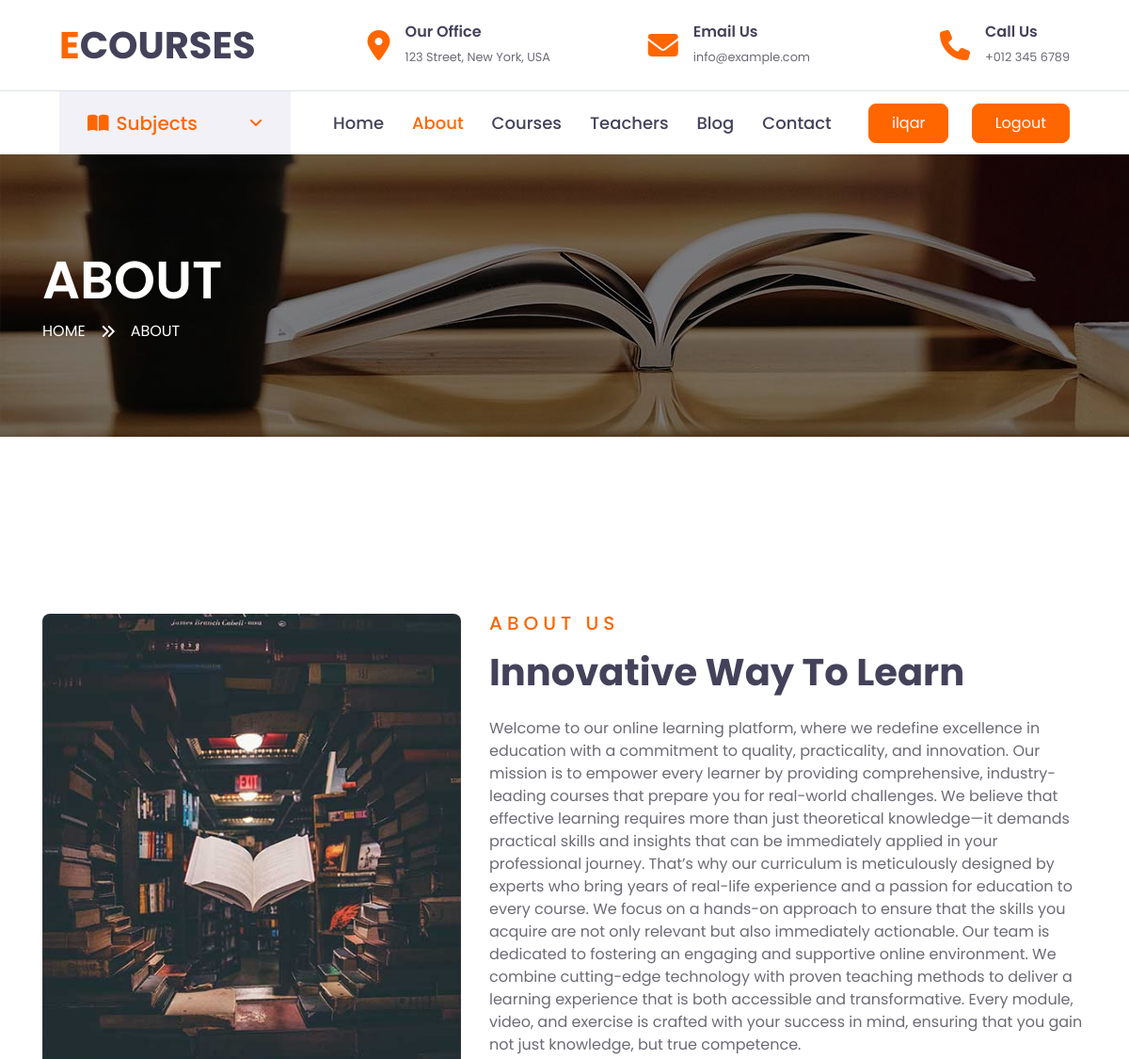
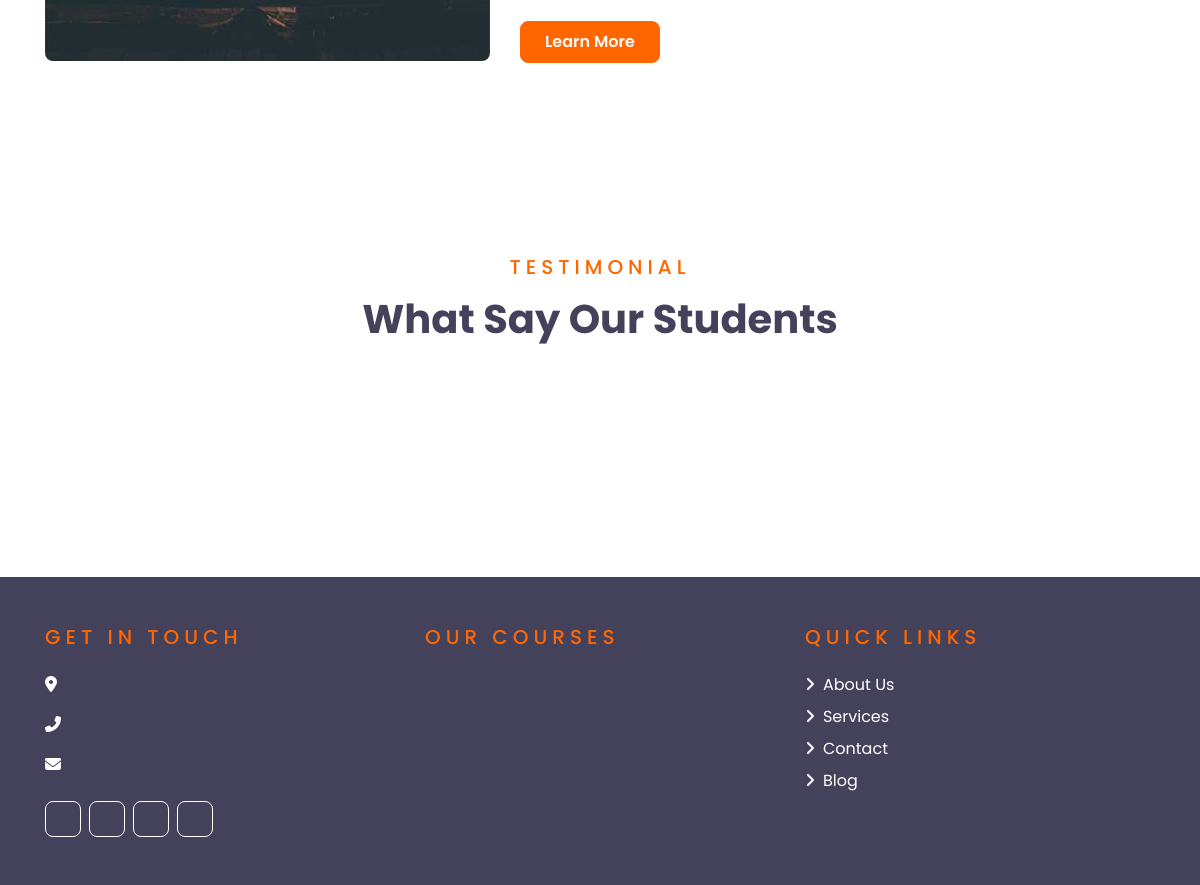
The page /about/ (signed in) on the database its author committed (2 pictures, top to bottom).
### myapp/models.py (models this page shows)
class AboutUs(models.Model):
    title = models.CharField(max_length=100)
    h1 = models.CharField(max_length=100)
    description= models.TextField(max_length=2000)
    url = models.CharField(null=True, blank=True)
    image = models.ImageField(upload_to='images/', null=False, blank=False)
    created_at = models.DateTimeField(auto_now=True)
    updated_at = models.DateTimeField(auto_now=True)

### myapp/views.py (the view)
# urls.py: path('about/', views.about, name='about'),
def about(request):
    testimonials = TestimonialSlider.objects.all()
    about_us = AboutUs.objects.all()
    get_in_touch = GetInTouch.objects.all()
    courses = Courses.objects.all()
    return render(request, 'about.html', {
        "get_in_touch": get_in_touch,
        "about_us": about_us,
        "testimonial": testimonials,
        "courses": courses,
    })

### templates/about.html (shortened to what this page needs)
{% extends 'base.html' %}
{% load static %}
{% block content %}
    <div class="container-fluid page-header" style="margin-bottom: 90px;">
        <div class="container">
            <div class="d-flex flex-column justify-content-center" style="min-height: 300px">
                <h3 class="display-4 text-white text-uppercase">About</h3>
                <div class="d-inline-flex text-white">
                    <p class="m-0 text-uppercase"><a class="text-white" href="">Home</a></p>
                    <i class="fa fa-angle-double-right pt-1 px-3"></i>
                    <p class="m-0 text-uppercase">About</p>
                </div>
            </div>
        </div>
    </div>
    <div class="container-fluid py-5">
        <div class="container py-5">
            <div class="row align-items-center">
                <div class="col-lg-5">
                    <img class="img-fluid rounded mb-4 mb-lg-0" src="{{ about_us.0.image.url }}" alt="">
                </div>
                <div class="col-lg-7">
                    <div class="text-left mb-4">
                        <h5 class="text-primary text-uppercase mb-3" style="letter-spacing: 5px;">{{ about_us.0.title }}</h5>
                        <h1>{{ about_us.0.h1 }}</h1>
                    </div>
                    <p>{{ about_us.0.description }}</p>
                    <a href="{{about_us.0.url}}" class="btn btn-primary py-md-2 px-md-4 font-weight-semi-bold mt-2">Learn More</a>
                </div>
            </div>
        </div>
    </div>
    <div class="container-fluid py-5">
        <div class="container py-5">
            <div class="text-center mb-5">
                <h5 class="text-primary text-uppercase mb-3" style="letter-spacing: 5px;">Testimonial</h5>
                <h1>What Say Our Students</h1>
            </div>
        </div>
    </div>
{% endblock %}

### templates/base.html (shortened to what this page needs)
{% load static %}
<!DOCTYPE html>
<html lang="en">
<head>
    <link rel="stylesheet" href="https://cdnjs.cloudflare.com/ajax/libs/font-awesome/6.5.1/css/all.min.css">
    <link href="{% static 'lib/owlcarousel/assets/owl.carousel.min.css' %}" rel="stylesheet">
    <link href="{% static 'css/style.css' %}" rel="stylesheet">
</head>
<body>
    <div class="container-fluid d-none d-lg-block">
        <div class="row align-items-center py-4 px-xl-5">
            <div class="col-lg-3">
                <a href="{% url 'index' %}" class="text-decoration-none">
                    <h1 class="m-0"><span class="text-primary">E</span>COURSES</h1>
                </a>
            </div>
            <div class="col-lg-3 text-right">
                <div class="d-inline-flex align-items-center">
                    <i class="fa fa-2x fa-map-marker-alt text-primary mr-3"></i>
                    <div class="text-left">
                        <h6 class="font-weight-semi-bold mb-1">Our Office</h6>
                        <small>123 Street, New York, USA</small>
                    </div>
                </div>
            </div>
            <div class="col-lg-3 text-right">
                <div class="d-inline-flex align-items-center">
                    <i class="fa fa-2x fa-envelope text-primary mr-3"></i>
                    <div class="text-left">
                        <h6 class="font-weight-semi-bold mb-1">Email Us</h6>
                        <small>info@example.com</small>
                    </div>
                </div>
            </div>
            <div class="col-lg-3 text-right">
                <div class="d-inline-flex align-items-center">
                    <i class="fa fa-2x fa-phone text-primary mr-3"></i>
                    <div class="text-left">
                        <h6 class="font-weight-semi-bold mb-1">Call Us</h6>
                        <small>+012 345 6789</small>
                    </div>
                </div>
            </div>
        </div>
    </div>
    <div class="container-fluid">
        <div class="row border-top px-xl-5">
            <div class="col-lg-3 d-none d-lg-block">
                <a class="d-flex align-items-center justify-content-between bg-secondary w-100 text-decoration-none" data-toggle="collapse" href="#navbar-vertical" style="height: 67px; padding: 0 30px;">
                    <h5 class="text-primary m-0"><i class="fa fa-book-open mr-2"></i>Subjects</h5>
                    <i class="fa fa-angle-down text-primary"></i>
                </a>
            </div>
            <div class="col-lg-9">
                <nav class="navbar navbar-expand-lg bg-light navbar-light py-3 py-lg-0 px-0">
                    <div class="collapse navbar-collapse justify-content-between" id="navbarCollapse">
                        <div class="navbar-nav py-0">
                            <a href="{% url 'index' %}" class="nav-item nav-link {% if request.path == '/' %} active {% endif %}">Home</a>
                            <a href="{% url 'about' %}" class="nav-item nav-link {% if request.path == '/about/' %} active {% endif %}">About</a>
                            <a href="{% url 'course' %}" class="nav-item nav-link {% if request.path == '/course/' %} active {% endif %}">Courses</a>
                            <a href="{% url 'teacher' %}" class="nav-item nav-link {% if request.path == '/teacher/' %} active {% endif %}">Teachers</a>
                            <a href="{% url 'blog' %}" class="nav-item nav-link {% if request.path == '/blog/' %}active{% endif %}">Blog</a>
                            <a href="{% url 'contact' %}" class="nav-item nav-link {% if request.path == '/contact/' %} active {% endif %}">Contact</a>
                        </div>
                        {% if user.is_authenticated %}
                        <div>
                            <a class="btn btn-primary py-2 px-4 ml-auto d-none d-lg-block" href="{% url 'profile' %}">{{ user.username }}</a>
                        </div>
                        <div>
                            <a class="btn btn-primary py-2 px-4 ml-auto d-none d-lg-block" href="{% url 'logout' %}">Logout</a>
                        </div>
                        {% else %}
                        <a class="btn btn-primary py-2 px-4 ml-auto d-none d-lg-block" href="{% url 'login_page' %}">Join Now</a>
                        {% endif %}
                    </div>
                </nav>
            </div>
        </div>
    </div>
    {% block content %}{% endblock %}
    <div class="container-fluid bg-dark text-white py-5" style="margin-top: 90px;">
      <div class="container">
        <div class="row g-4">
          <div class="col-md-4">
            <h5 class="text-primary text-uppercase mb-4" style="letter-spacing: 5px;">Get In Touch</h5>
            <p><i class="fa fa-map-marker-alt mr-2"></i>{{ get_in_touch.0.location }}</p>
            <p><i class="fa fa-phone-alt mr-2"></i>{{ get_in_touch.0.phone_number }}</p>
            <p><i class="fa fa-envelope mr-2"></i>{{ get_in_touch.0.email }}</p>
            <div class="d-flex justify-content-start mt-4">
              <a class="btn btn-outline-light btn-square mr-2" href="{{ get_in_touch.0.social_media_url_1 }}"><i class="fab fa-{{ get_in_touch.0.social_media_icon_1 }}"></i></a>
              <a class="btn btn-outline-light btn-square mr-2" href="{{ get_in_touch.0.social_media_url_2 }}"><i class="fab fa-{{ get_in_touch.0.social_media_icon_2 }}"></i></a>
              <a class="btn btn-outline-light btn-square mr-2" href="{{ get_in_touch.0.social_media_url_3 }}"><i class="fab fa-{{ get_in_touch.0.social_media_icon_3 }}"></i></a>
              <a class="btn btn-outline-light btn-square" href="{{ get_in_touch.0.social_media_url_4 }}"><i class="fab fa-{{ get_in_touch.0.social_media_icon_4 }}"></i></a>
            </div>
          </div>
          <div class="col-md-4">
            <h5 class="text-primary text-uppercase mb-4" style="letter-spacing: 5px;">Our Courses</h5>
          </div>
          <div class="col-md-4">
            <h5 class="text-primary text-uppercase mb-4" style="letter-spacing: 5px;">Quick Links</h5>
            <div class="d-flex flex-column">
              <a class="text-white mb-2" href="/about"><i class="fa fa-angle-right mr-2"></i>About Us</a>
              <a class="text-white mb-2" href="/services"><i class="fa fa-angle-right mr-2"></i>Services</a>
              <a class="text-white mb-2" href="/contact"><i class="fa fa-angle-right mr-2"></i>Contact</a>
              <a class="text-white mb-2" href="/blog"><i class="fa fa-angle-right mr-2"></i>Blog</a>
            </div>
          </div>
        </div>
      </div>
    </div>
</body>
</html>

### rows shown on the page
AboutUs: image (picture), title "ABOUT US", h1 "Innovative Way To Learn", description "Welcome to our online learning platform, where we redefine excellence in education with a commitment to quality, practicality, and innovation. Our mission is to empower every learner by providing comprehensive, industry-leading courses that prepare you for real-world challenges. We believe that effective learning requires more than just theoretical knowledge—it demands practical skills and insights that can be immediately applied in your professional journey. That’s why our curriculum is meticulously designed by experts who bring years of real-life experience and a passion for education to every course. We focus on a hands-on approach to ensure that the skills you acquire are not only…"

### other values the page prints
{{ user.username }} "ilqar"
